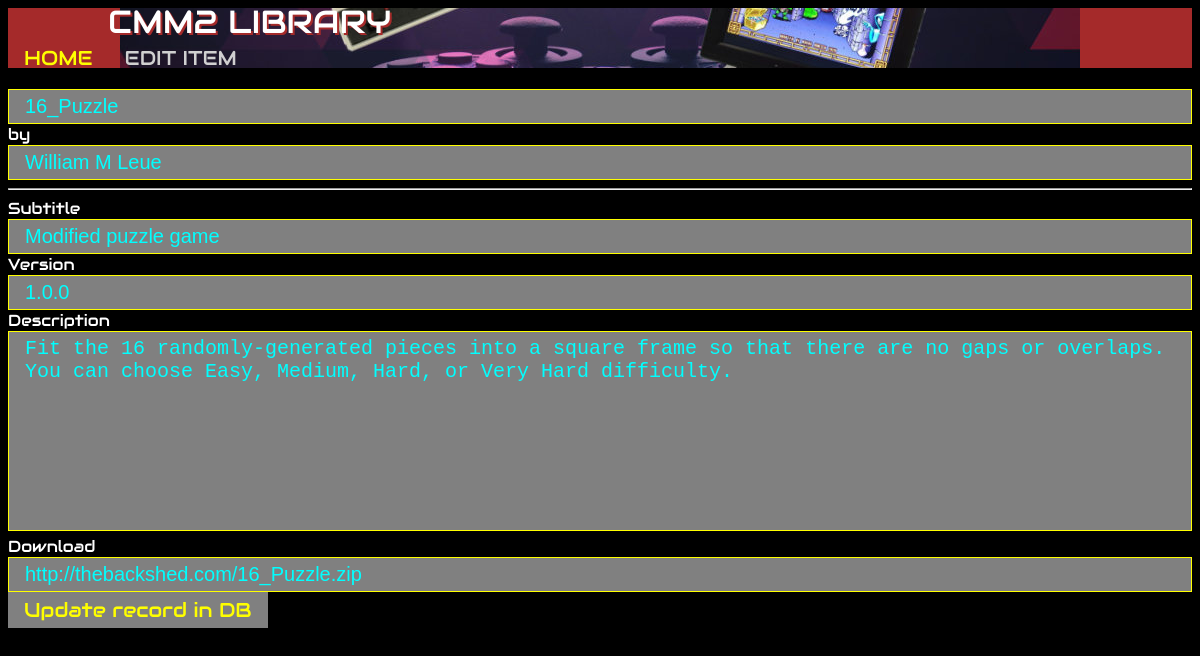
Screenshot of /editApp.php?id=93 with the database file from the repository.
### tables this page shows
CREATE TABLE IF NOT EXISTS `apps` (
  `id` int(11) NOT NULL AUTO_INCREMENT,
  `title` varchar(200) NOT NULL,
  `version` varchar(200) NOT NULL,
  `changed` timestamp NOT NULL DEFAULT CURRENT_TIMESTAMP,
  `author` int(11) NOT NULL DEFAULT '1',
  `scr_path` varchar(200) NOT NULL,
  `subtitle` varchar(200) NOT NULL,
  `description` varchar(2000) NOT NULL,
  `link` varchar(200) NOT NULL,
  `category` varchar(200) NOT NULL DEFAULT '1',
  `rating` int(11) NOT NULL DEFAULT '0',
  `enabled` tinyint(1) NOT NULL DEFAULT '1',
  PRIMARY KEY (`id`),
  KEY `title` (`title`,`changed`,`author`,`category`),
  KEY `title_2` (`title`),
  KEY `changed` (`changed`),
  KEY `category` (`category`)
);

CREATE TABLE IF NOT EXISTS `authors` (
  `id` int(11) NOT NULL AUTO_INCREMENT,
  `author` varchar(200) NOT NULL,
  `contact` varchar(200) DEFAULT NULL,
  `items` int(11) NOT NULL DEFAULT '0',
  PRIMARY KEY (`id`),
  UNIQUE KEY `author_4` (`author`),
  UNIQUE KEY `id` (`id`),
  UNIQUE KEY `id_2` (`id`),
  KEY `author` (`author`),
  KEY `author_2` (`author`),
  KEY `author_3` (`author`)
);

### editApp.php (the view, shortened to what this page needs)
<!DOCTYPE html>
<html>
<head>
</head>
<body>
<div class="navbar">
	<a href="index.php">HOME</a>
	<div>EDIT ITEM</div>
</div>
<div style="text-shadow: 2px 2px brown;font-family: 'Audiowide', sans-serif;line-height: 90%;padding-left: 100px;position: fixed; color: White; margin-top: -60px;font-size: 32px;">
CMM2 LIBRARY
</div>
	<?php
		if(isset($_GET['id']))
		{
			$id = intval($_GET['id']);
			$sql= "SELECT * FROM apps WHERE id=" . $id;
			$result = mysql_query($sql) or die('Query failed: ' . mysql_error());
			if ($result)
				if ($row = mysql_fetch_assoc($result))
				{
					$title = $row['title'];
					$subtitle = $row['subtitle'];
					$version = $row['version'];
					$description = $row['description'];
					$description = str_replace("<br>", "\n", $description);
					$description = str_replace("<p>", "\n\n", $description);
					$link = $row['link'];
					$author = '???';
					$sql= 'SELECT * FROM authors WHERE id=' . $row['author'];
					$result = mysql_query($sql) or die('Query failed: ' . mysql_error());
					if ($result)
						if ($row1 = mysql_fetch_assoc($result))
							$author = $row1['author'];
					echo '<br>';
					$cururi = $_SERVER['REQUEST_URI'];
					echo '<form name="editPrg" action="editExistingApp.php?id=' . $id . '&url=' . $cururi . '" onsubmit="return validateForm()" method="post" enctype="multipart/form-data">';
					echo '<input type="text" name="title" value="' . $title . '" readonly> by <input type="text" name="author" value="' . $author . '" readonly><br>';
					echo '<hr>';
					echo 'Subtitle<br><input type="text" name="subtitle" value="' . $subtitle . '"><br>';
					echo 'Version<br><input type="text" name="version" value="' . $version . '"><br>';
					echo 'Description<br><textarea name="description" rows="25" cols="80" style="resize:none">' . $description . '</textarea><br>';
					echo 'Download<br><input type="text" name="link" value="' . $link . '"><br>';
					echo '<input id="submit" type="submit" value="Update record in DB" onmouseover="submitOver()" onmouseout="submitOut()">';
					echo '</form>';
				}
  	}
  ?>
</body>
</html>

### editApp.php (style rules this page uses)
input[type=text] { background-color: gray; color: cyan; width: 100%; padding: 5px 16px; border: 1px solid yellow; box-sizing: border-box; font-size: 20px; }
textarea { width: 100%; height: 200px; padding: 5px 16px; box-sizing: border-box; border: 1px solid yellow; color: cyan; font-size: 20px; background-color: gray; resize: none; }
input[type="submit"] { background-color: gray; border: none; color: yellow; padding: 5px 16px; text-decoration: none; font-size: 20px; cursor: pointer; font-family: 'Audiowide', sans-serif; }
body { background-color: Black; color: White; font-family: 'Audiowide', sans-serif; }
.navbar { overflow: hidden; margin-right: 5px; background-image: url("banner.jpg"); background-repeat: no-repeat; background-size: auto; background-position: center; background-color: Brown; position: sticky; top: 0; height: 60px; width: 100%; }
.navbar a { float: left; display: fixed; color: yellow; text-align: center; margin-top: 32px; padding: 5px 16px; text-decoration: none; font-size: 20px; }
.navbar div { float: left; display: fixed; color: #d0d0d0; text-align: center; margin-top: 32px; padding: 5px 16px; text-decoration: none; font-size: 20px; }

### rows the page displays
apps: title "16_Puzzle", subtitle "Modified puzzle game", version "1.0.0", description "Fit the 16 randomly-generated pieces into a square frame so that there are no gaps or overlaps. You can choose Easy, Medium, Hard, or Very Hard difficulty.", link "http://thebackshed.com/16_Puzzle.zip"
authors: author "William M Leue"
